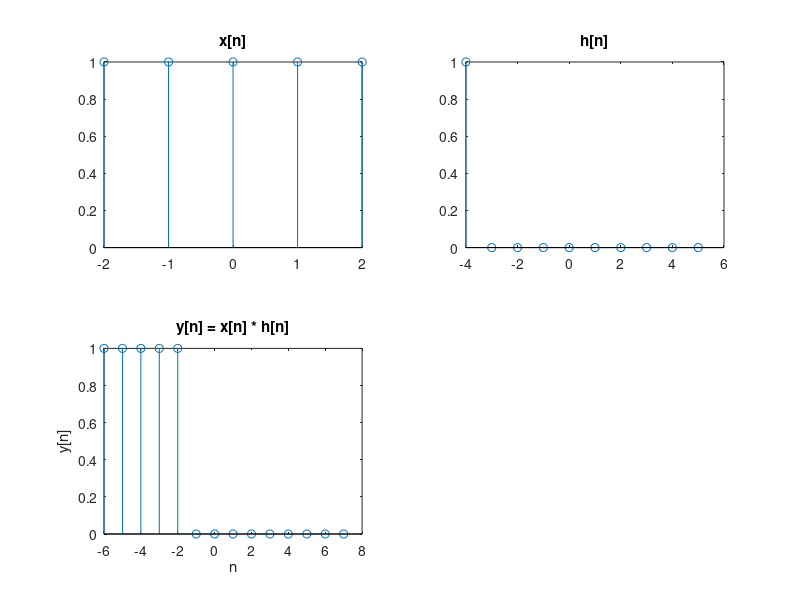

MATLAB code to generate this figure:
x1 = [1,1,1,1,1];
n1 = [-2,-1,0,1,2];
x2 = [1,0,0,0,0,0,0,0,0,0];
n2 = -4:5;

y = conv(x1, x2);
n = min(n1) + min(n2) : max(n1) + max(n2);

subplot(2,2,1);
stem(n1, x1);
title('x[n]')

subplot(2,2,2);
stem(n2, x2);
title('h[n]')

subplot(2,2,3);
stem(n, y);
title('y[n] = x[n] * h[n]')
xlabel('n')
ylabel('y[n]')
